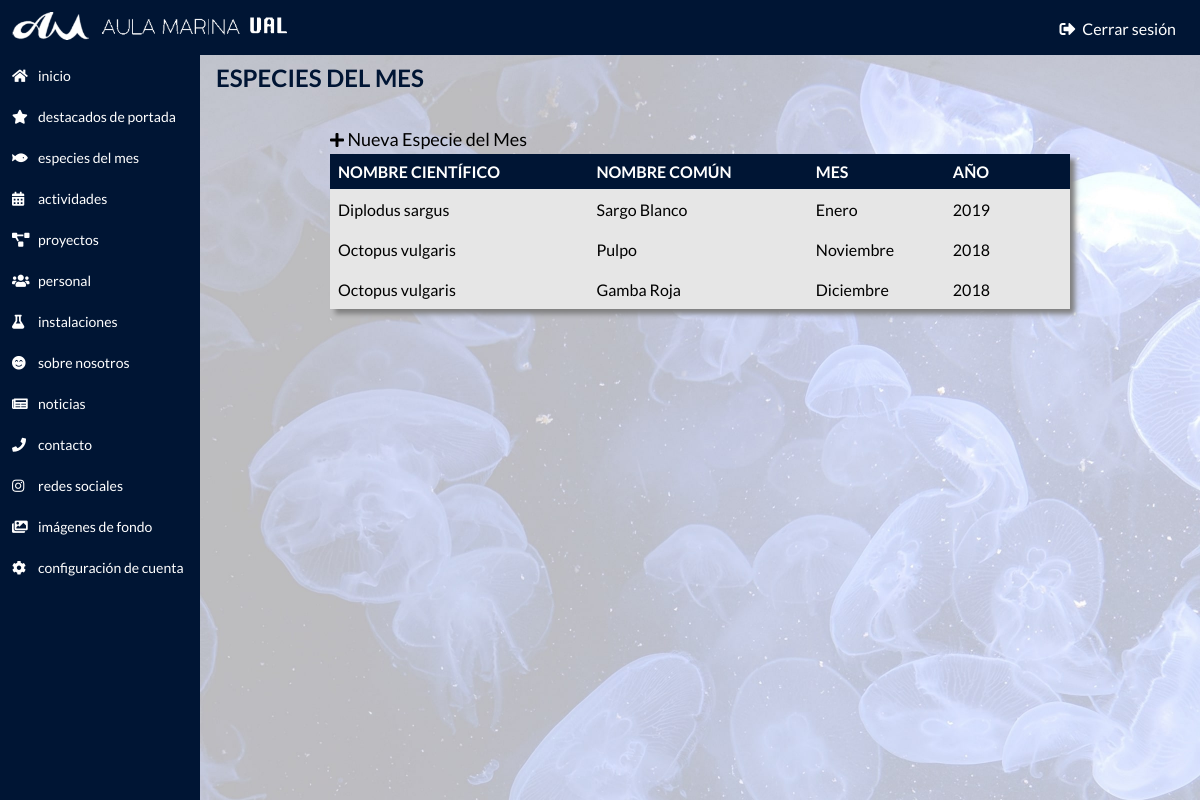
Before: /9ku7d3cv/species-of-the-month.php (signed in) with the older database file.
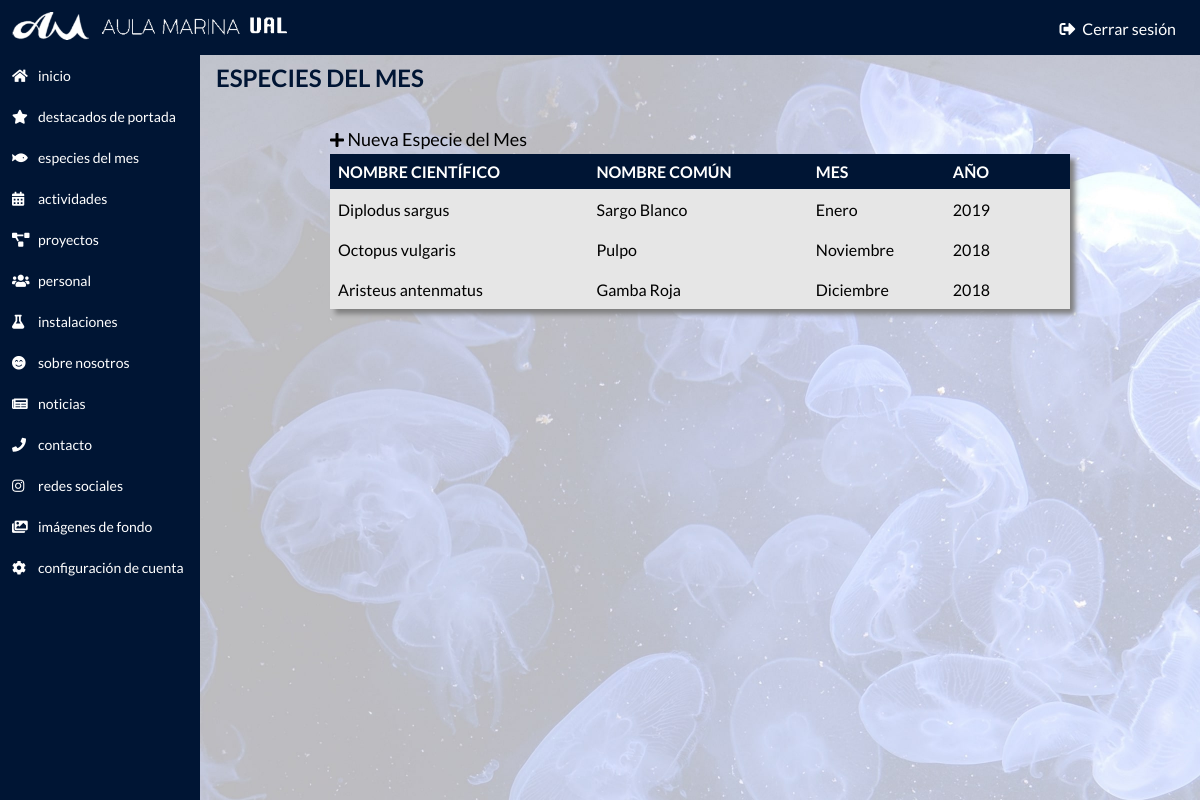
After: the same page with the newer database file.
### tables this page shows
CREATE TABLE species(
	id INT(11) PRIMARY KEY AUTO_INCREMENT,
	sci_name VARCHAR(80),
	comm_name VARCHAR(80),
	en_comm_name VARCHAR(80),
    description TEXT,
    en_description TEXT,
    month VARCHAR(20),
    en_month VARCHAR(20),
    month_number INT(2),
    year VARCHAR(5),
    img VARCHAR(2083)
);

### php-functions/functions.php (called while the page is built, shortened)
<?php
$conn->query("SET NAMES 'utf8'");
function getSpecies(&$result)
{
    global $conn;
    $sql = "SELECT * FROM species ORDER BY year DESC";
    $rec = $conn->query($sql);
}

### 9ku7d3cv/species-of-the-month.php (the view, shortened to what this page needs)
<?php
include_once '../db/connection.php';
include '../php-functions/functions.php';
getSpecies($species);
?>
<!DOCTYPE html>
<html>
<head>
  <link rel="stylesheet" href="../css/admin.css">
  <link rel="stylesheet" href="https://use.fontawesome.com/releases/v5.5.0/css/all.css"
>
</head>
<body>
  <div class="wrapper-admin-bg"></div>
  <div class="wrapper-admin-inicio">
    <div class="wrapper-admin-top-side">
      <div class="top-nav">
        <div class="top-nav-content">
          <div class="top-nav-left">
            <a href="home.php">
              <img alt="Logo del Aula Marina" src="../res/aula-marina-logo2.png" />
            </a>
          </div>
          <div class="top-nav-right">
            <a href="logout.php"><i class="fas fa-sign-out-alt"></i> Cerrar sesión</a>
          </div>
        </div>
      </div>
    </div>
    <div class="left-nav">
      <a href="home.php"><i class="fas fa-home"></i><span>INICIO</span></a>
      <a href="featured.php"><i class="fas fa-star"></i><span>DESTACADOS DE PORTADA</span></a>
      <a href="species-of-the-month.php"><i class="fas fa-fish"></i><span>ESPECIES DEL MES</span></a>
      <a href="activities.php"><i class="fas fa-calendar-alt"></i><span>ACTIVIDADES</span></a>
      <a href="projects.php"><i class="fas fa-project-diagram"></i><span>PROYECTOS</span></a>
      <a href="people.php"><i class="fas fa-users"></i><span>PERSONAL</span></a>
      <a href="facilities.php"><i class="fas fa-flask"></i><span>INSTALACIONES</span></a>
      <a href="about-us.php"><i class="fas fa-smile-beam"></i><span>SOBRE NOSOTROS</span></a>
      <a href="news.php"><i class=" fas fa-newspaper"></i><span>NOTICIAS</span></a>
      <a href="contact.php"><i class="fas fa-phone"></i><span>CONTACTO</span></a>
      <a href="rrss.php"><i class="fab fa-instagram"></i><span>REDES SOCIALES</span></a>
      <a href="backgrounds.php"><i class="fas fa-images"></i><span>IMÁGENES DE FONDO</span></a>
      <a href="config.php"><i class="fas fa-cog"></i><span>CONFIGURACIÓN DE CUENTA</span></a>
    </div>
    <div class="wrapper-bot-side">
      <div class="content-admin">
        <span class="content-admin-title">ESPECIES DEL MES</span>
        <div class="admin-content">
          <div class="newTE" onclick="window.location='new-species.php'"><i class="fas fa-plus"></i><span> Nueva Especie del Mes</span></div>
          <table>
            <thead>
              <tr>
                <th>NOMBRE CIENTÍFICO</th>
                <th>NOMBRE COMÚN</th>
                <th>MES</th>
                <th>AÑO</th>
                <th style="width:32px;text-align:center;"></th>
              </tr>
            </thead>
            <tbody>
              <?php
              $len = count($species);
              for ($i=0; $i < $len; $i++) {
                $id        = $species[$i]->id;
                $sci_name  = $species[$i]->sci_name;
                $comm_name = $species[$i]->comm_name;
                $month     = $species[$i]->month;
                $year      = $species[$i]->year;
                echo "
                  <tr>
                      <td onclick='window.location=\"edit-species.php?id=$id\"'>$sci_name</td>
                      <td onclick='window.location=\"edit-species.php?id=$id\"'>$comm_name</td>
                      <td onclick='window.location=\"edit-species.php?id=$id\"'>$month</td>
                      <td onclick='window.location=\"edit-species.php?id=$id\"'>$year</td>
                      <td class='table-open' onclick='window.location=\"edit-species.php?id=$id\"'><i class='fas fa-angle-right'></i></td>
                  </tr>
                ";
              }
              ?>
            </tbody>
          </table>
        </div>
      </div>
    </div>
  </div>
</body>
</html>

Changed rows visible on the page:
changed species "Gamba Roja": sci_name "Octopus vulgaris" → "Aristeus antenmatus"
